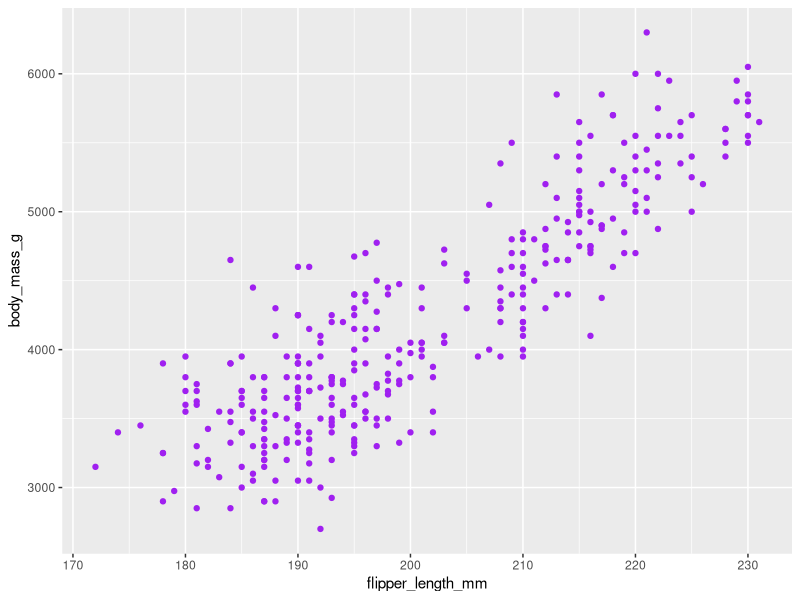
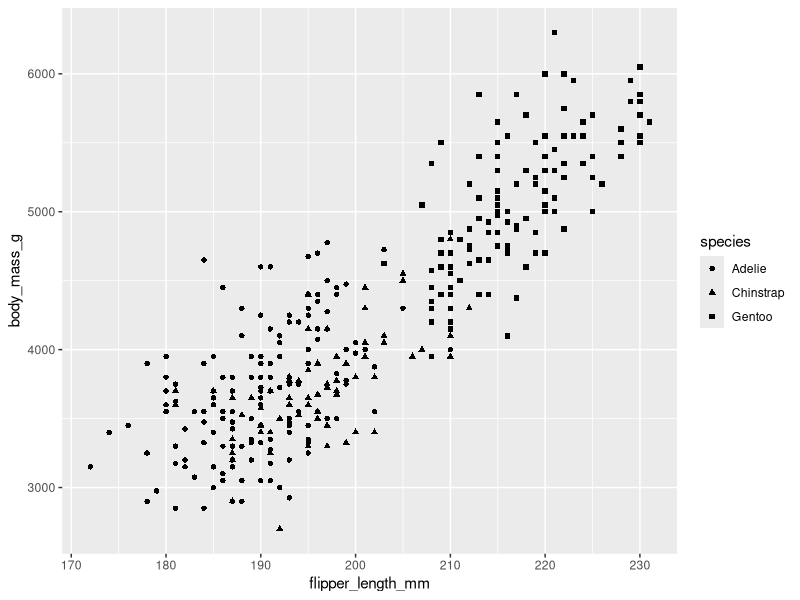
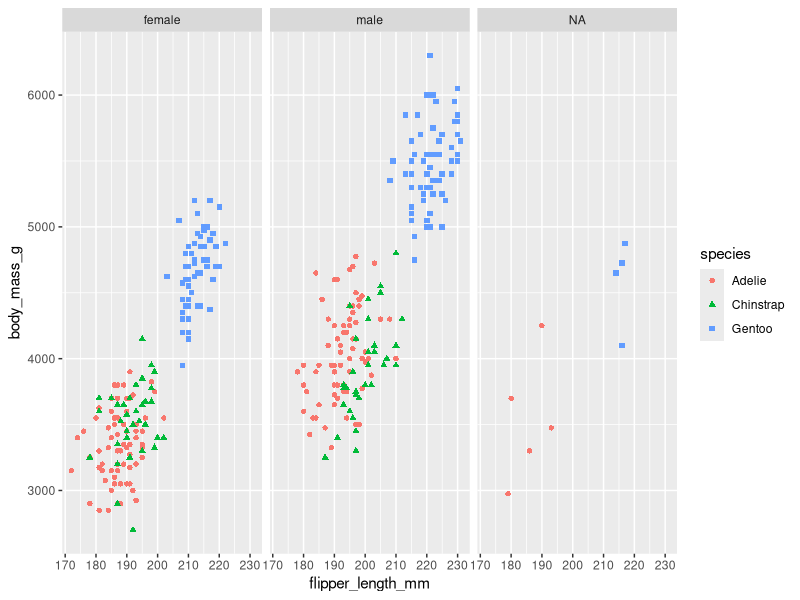

Write R code to recreate these figures, in order.
## ---- chunk 1
library(ggplot2)
library(palmerpenguins)
## ---- chunk 2
ggplot(data = penguins,aes(x=flipper_length_mm,y=body_mass_g)) +
  geom_point(color = "purple")

## ---- chunk 3
ggplot(data = penguins,aes(x=flipper_length_mm,y=body_mass_g))+
  geom_point(aes(shape = species))

## ---- chunk 4
ggplot(data = penguins,aes(x=flipper_length_mm,y=body_mass_g))+
  geom_point(aes(color=species,
                 shape = species))+
  facet_wrap(~sex)

